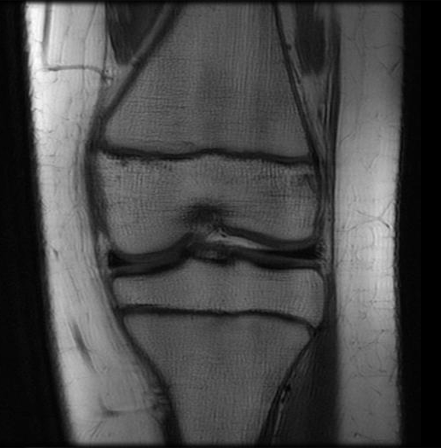
#> input picture knee_image.png, 441 x 448 px
$ jupyter execute --allow-errors 'Motion Simulation.ipynb'
#> lines starting #> are read from the running program, lines starting #| are printed output that depends on the picture; long printed decimals are rounded
[cell 1]
import numpy as np
import pandas as pd
import cmath

import cv2 as cv
import numpy as np
from matplotlib import pyplot as plt

import warnings
warnings.filterwarnings('ignore')

[cell 2]
img = cv.imread('knee_image.png',0)
#> img: shape (448, 441); min 0, max 255, mean 72.1
F = np.fft.fft2(img)

fshift = np.fft.fftshift(F)
magnitude_spectrum = 20*np.log(np.abs(fshift))
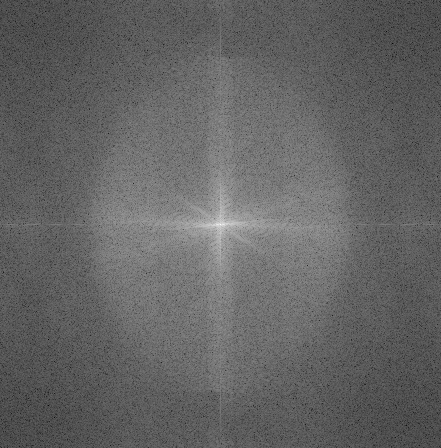
#> magnitude_spectrum: shape (448, 441) float64; min 4.12, max 329.5, mean 131.8; drawn with min black and max white

magnitude_spectrum_without_shift = 20*np.log(np.abs(F))
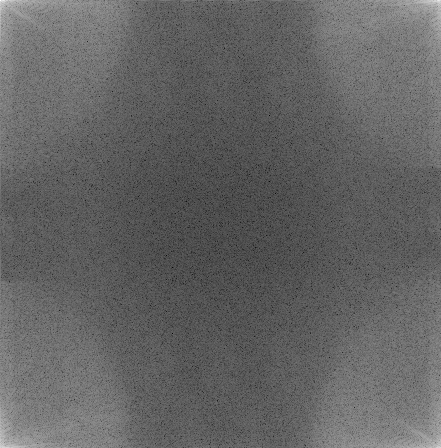
#> magnitude_spectrum_without_shift: shape (448, 441) float64; min 4.12, max 329.5, mean 131.8; drawn with min black and max white

plt.figure(figsize=(12,7))
plt.subplot(221),plt.imshow(img, cmap = 'gray')
plt.title('Input Image'), plt.xticks([]), plt.yticks([])

plt.subplot(222),plt.imshow(magnitude_spectrum, cmap = 'gray')
plt.title('Magnitude Spectrum'), plt.xticks([]), plt.yticks([])

plt.subplot(223),plt.imshow(magnitude_spectrum_without_shift, cmap = 'gray')
plt.title('Magnitude Spectrum without shift'), plt.xticks([]), plt.yticks([])

plt.show()
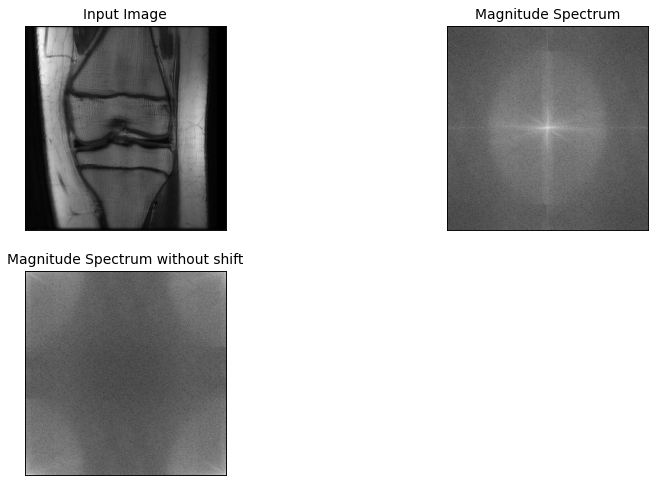
#> figure drawn by matplotlib, 3 panels

[cell 3]
F.shape
#> Out = (448, 441)

[cell 4]
def calculate_cell_value(T, a, b, u=None, v= None):
    p = ((u+1)*a)+((v+1)*b)
    z= 3.14 * p
    if (z==0):
        magnitude=0
        phase = 0
    else:
        sin_z = np.sin((z * np.pi)/180)
        magnitude =( T/z) * sin_z
        phase = -z
    return cmath.rect(magnitude, phase)

[cell 5]
def calculate_matrix_h(nrow = 448,ncol=441,T=1,a=300,b=0.1,u=None,v=None):
    H = [ [ 0 for i in range(ncol) ] for j in range(nrow)]
    for i in range(448):
        for j in range(441):
            H[i][j] = calculate_H(T,a,b,i,j)
    return H

[cell 6]
H = [ [ 0 for i in range(441) ] for j in range(448) ]
for i in range(448):
    for j in range(441):
        H[i][j] = calculate_cell_value(1,0.0001,0.1,i,j)

[cell 7]
import numpy as np
H = np.array([ [ 0 for i in range(4) ] for j in range(3) ])
# H.shape
H

[cell 8]
for i in range(3):  #rows
    for j in range(4): #columns
        print(i,j)

#> (a cell that did not finish here is left out)

[cell 10]
import cv2 as cv
import numpy as np
from matplotlib import pyplot as plt

#> (the rest of this cell did not finish here and is left out)

[cell 11]
from numpy.fft import fft2, ifft2, fftshift, ifftshift


# shift FFT to the center
#> (the rest of this cell did not finish here and is left out)

### Calculating L2 distance between each pixel of original and blurred image

[cell 12]
import math
def calculate_l1_distance(img,img2):
    dist = np.sqrt(np.sum(abs(img[:] - img2[:])));
    return dist

def calculate_l2_distance(img,img2):
    dist = np.sqrt(np.sum((img[:] - img2[:])** 2));
    return dist

def calculate_RMSE(img,img2):
    m=img.shape[0]
    n= img.shape[1]
    rmse = np.sqrt(np.sum((img[:] - img2[:])** 2)/(m*n));
    return rmse

def calculate_PSNR(img,img2):
    psnr = 10* math.log10( (np.sum(img[:]** 2)) / (np.sum((img[:] - img2[:])** 2)) )
    return psnr

#> (a cell that did not finish here is left out)

[cell 14]
import numpy as np
import matplotlib.pyplot as plt

img = cv.imread('knee_image.png',0)

# 2D fourier transform
fft_img = np.fft.fft2(img)

# shifting FFT to the center
fft_img_shift = np.fft.fftshift(fft_img)

# reverse shift
fft_img_mod = np.fft.ifftshift(fft_img_shift)

# reverse the 2D fourier transform
img_mod = np.fft.ifft2(fft_img)


img_mod = np.abs(img_mod)

# show differences
plt.figure(figsize=(16,9))
plt.subplot(121),plt.imshow(img, cmap='gray')
plt.title('Original Image'), plt.xticks([]), plt.yticks([])


plt.subplot(122),plt.imshow(img_mod, cmap='gray')
plt.title('Recovered after IFFT'), plt.xticks([]), plt.yticks([])

plt.show()
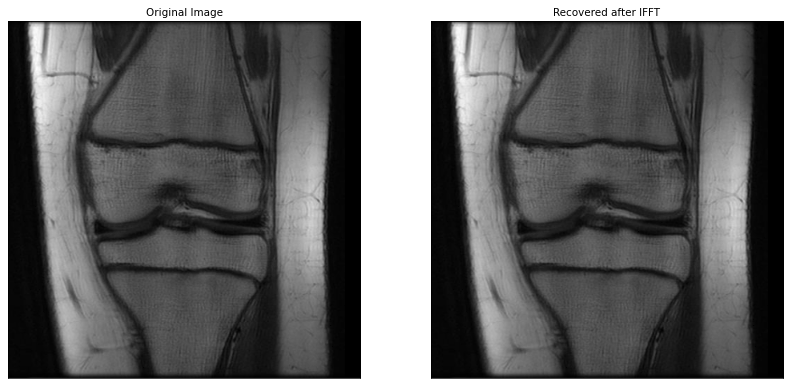
#> figure drawn by matplotlib, 2 panels

[cell 15]
print('l1 distance between original and recovered image is',calculate_l1_distance(img,img_mod) )
#> in calculate_l1_distance, `dist = np.sqrt(np.sum(abs(img[:] - img2[:])));`: dist = 5.33e-05
#| l1 distance between original and recovered image is 5.327643782858857e-05
print('l2 distance between original and recovered image is',calculate_l2_distance(img,img_mod) )
#> in calculate_l2_distance, `dist = np.sqrt(np.sum((img[:] - img2[:])** 2));`: dist = 9.14e-12
#| l2 distance between original and recovered image is 9.14348752065695e-12
print('rmse between original and recovered image is',calculate_RMSE(img,img_mod) )
#> in calculate_RMSE, `rmse = np.sqrt(np.sum((img[:] - img2[:])** 2)/(m*n));`: rmse = 2.06e-14
#| rmse between original and recovered image is 2.0570913346497318e-14
print('psnr between original and recovered image is',calculate_PSNR(img,img_mod) )
#> in calculate_PSNR, `psnr = 10* math.log10( (np.sum(img[:]** 2)) / (np.sum((img[:] - img2[:..`: psnr = 293.8
#| psnr between original and recovered image is 293.823

$ run again, with deformed.png copied over knee_image.png
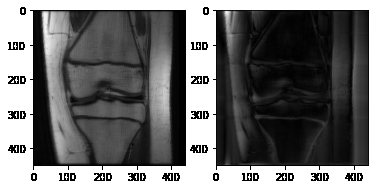
#> input picture deformed.png, 375 x 189 px
#> img is the input picture: shape (189, 375); min 0, max 255, mean 109.9
#> `magnitude_spectrum_without_shift = 20*np.log(np.abs(F))`:
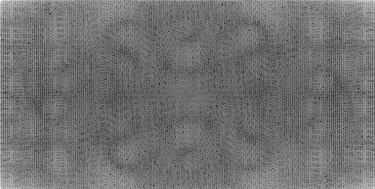
#> magnitude_spectrum_without_shift: shape (189, 375) float64; min 42.34, max 317.4, mean 164.6; drawn with min black and max white
#> `plt.show()`:
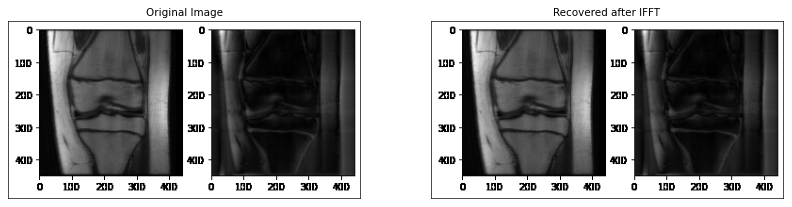
#> figure drawn by matplotlib, 2 panels
#> in calculate_l1_distance, `dist = np.sqrt(np.sum(abs(img[:] - img2[:])));`: dist = 4.32e-05
#| l1 distance between original and recovered image is 4.3247553963473686e-05
#> in calculate_l2_distance, `dist = np.sqrt(np.sum((img[:] - img2[:])** 2));`: dist = 9.94e-12
#| l2 distance between original and recovered image is 9.936983713065968e-12
#> rmse = 3.73e-14
#| rmse between original and recovered image is 3.7325706952291895e-14
#> psnr = 286.8
#| psnr between original and recovered image is 286.780

$ run again, with cat.jpg saved as knee_image.png
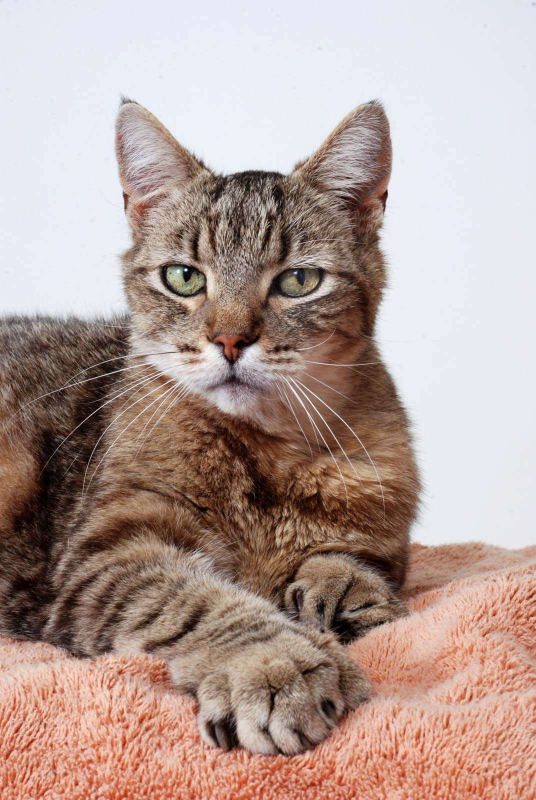
#> input picture cat.jpg, 1071 x 1600 px (shown at 1/2 size)
#> `magnitude_spectrum_without_shift = 20*np.log(np.abs(F))`:
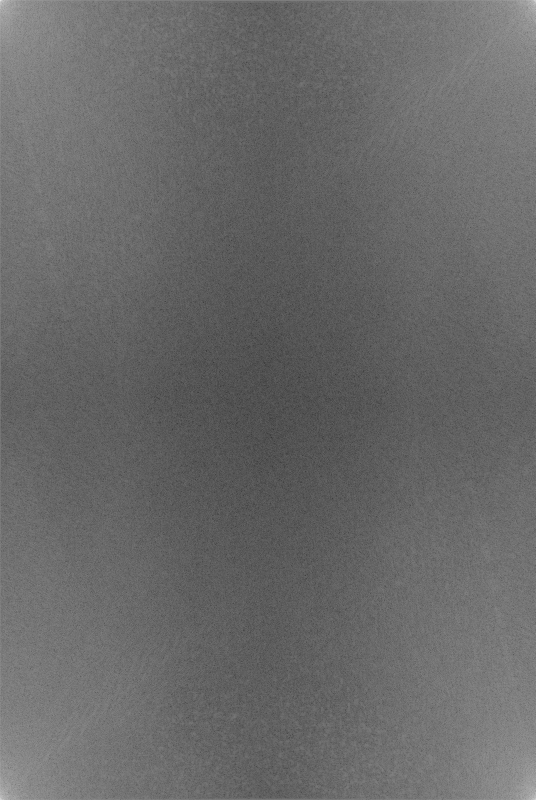
#> magnitude_spectrum_without_shift: shape (1600, 1071) float64 (shown at 1/2 size); min 30.67, max 389.1, mean 178.3; drawn with min black and max white
#> `plt.show()`:
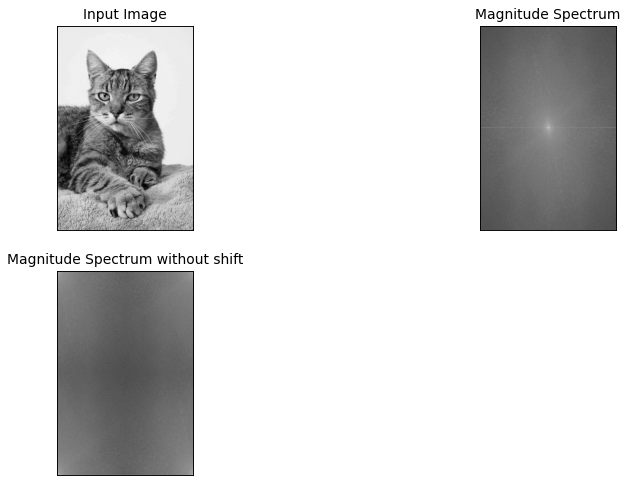
#> figure drawn by matplotlib, 3 panels
#> in calculate_l1_distance, `dist = np.sqrt(np.sum(abs(img[:] - img2[:])));`: dist = 0.000224
#| l1 distance between original and recovered image is 0.0002238
#> in calculate_l2_distance, `dist = np.sqrt(np.sum((img[:] - img2[:])** 2));`: dist = 5.37e-11
#| l2 distance between original and recovered image is 5.36744989843459e-11
#> rmse = 4.1e-14
#| rmse between original and recovered image is 4.100277712307678e-14
#> psnr = 288.6
#| psnr between original and recovered image is 288.604
